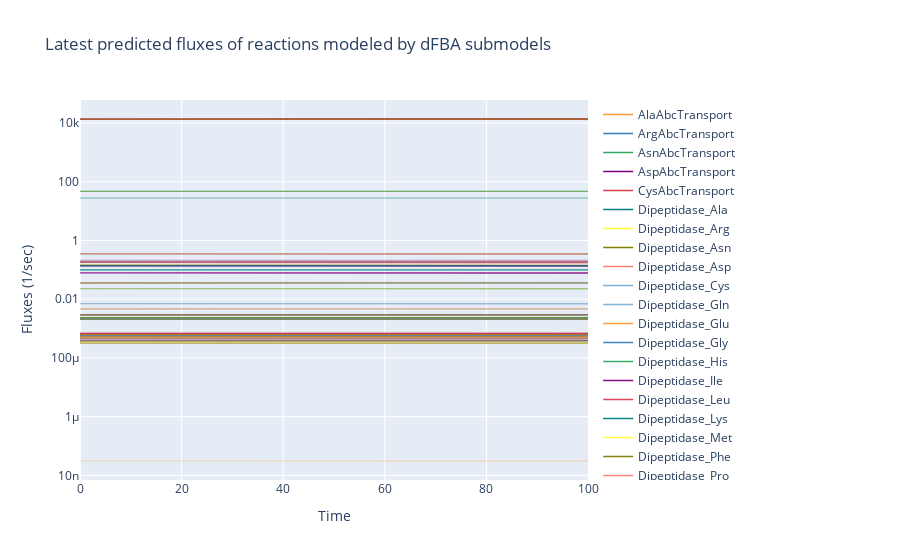

Notebook source saved alongside this figure:
### Code cell
dfba_reaction_fluxes.iplot(layout=dict(xaxis=dict(title='Time'),
                       yaxis=dict(type='log',
                                  title='Fluxes (1/sec)'),
                       title='Latest predicted fluxes of reactions modeled by dFBA submodels'))
